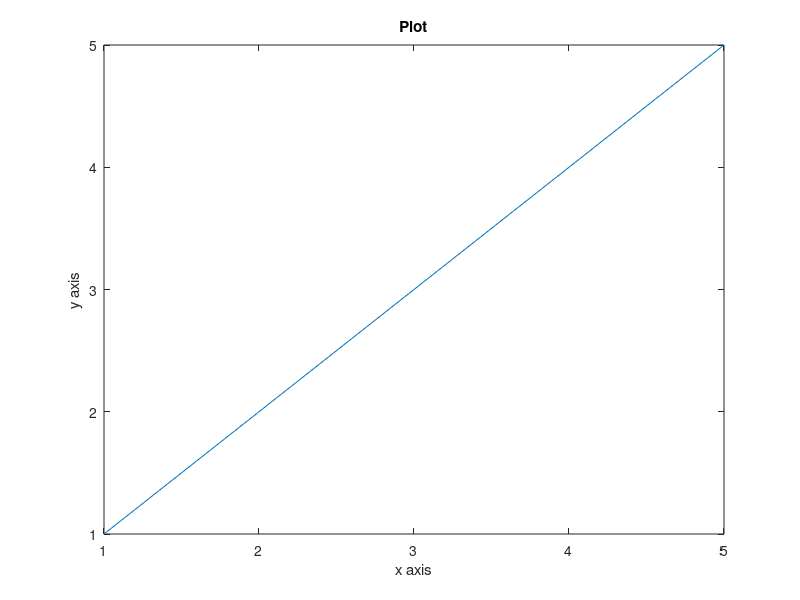
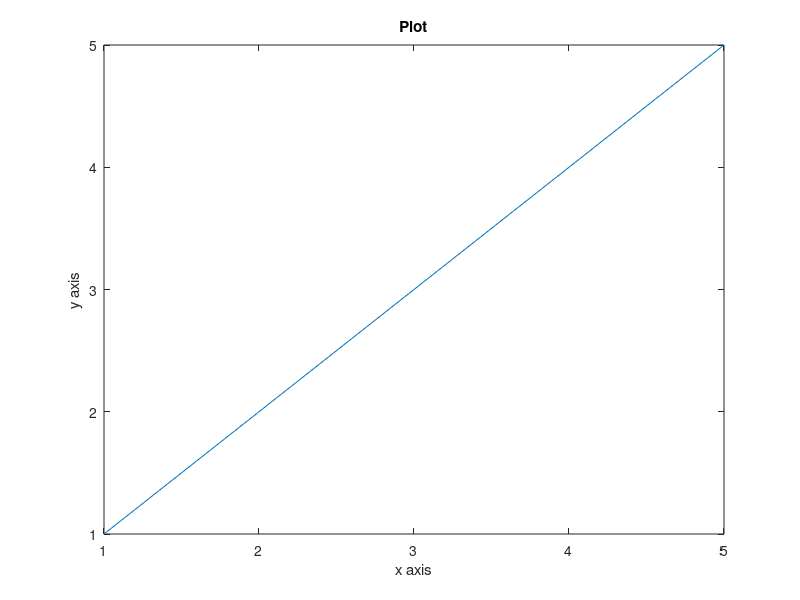
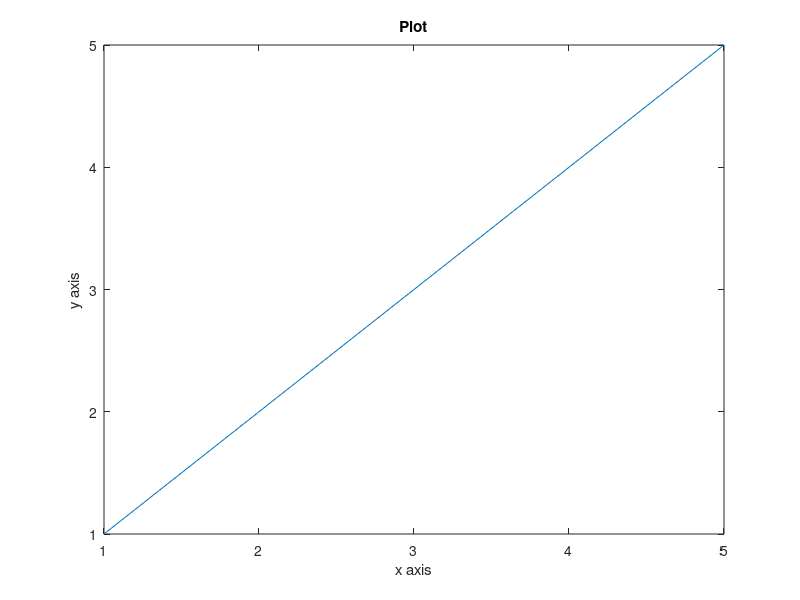
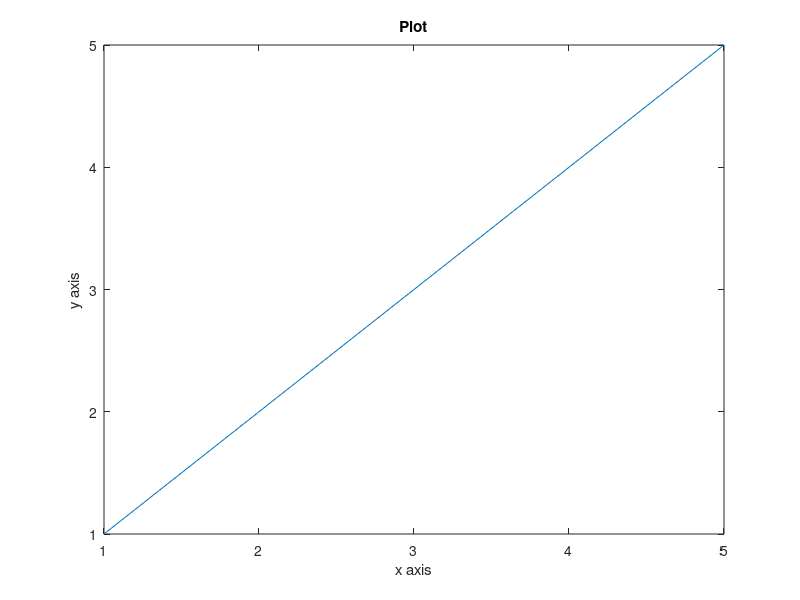

Write MATLAB code to recreate these figures, in order.
x = [1 2 3 4 5];
y = [1 2 3 4 5];

for i=1:10
    figure();
    plot(x,y);
    title('Plot');
    xlabel('x axis');
    ylabel('y axis');
end